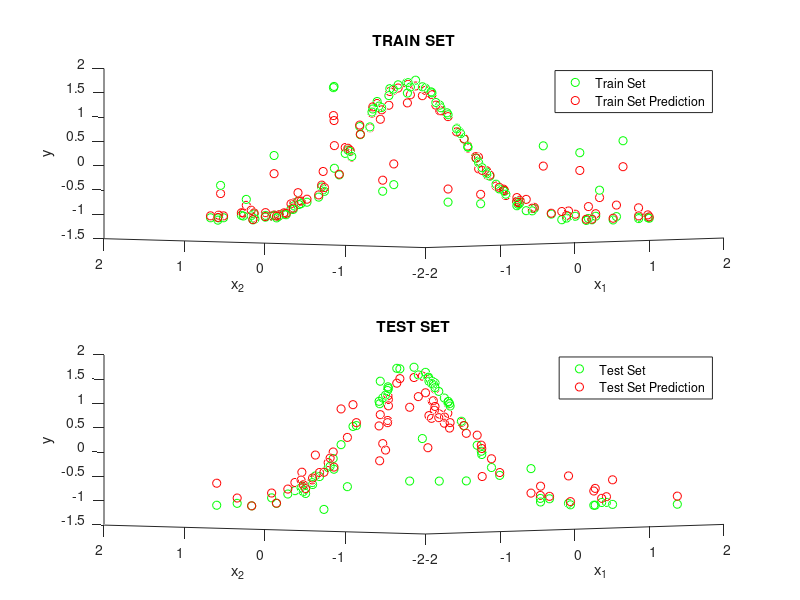

Write the MATLAB code that produced this figure.
% Gaussian Example
% Robert Kuramshin
clear all;clc;

data=zscore(csvread('gaussian_data.csv'));
x=data(:,1:end-1);
y=data(:,end);

N = length(y);

%random shuffle
shuffled_indexes = randperm(N);
x = x(shuffled_indexes,:);
y = y(shuffled_indexes,:);

%train split amount
t_split = 0.6;

%test/train split

N_train = (N*t_split);
N_test = N-N_train;

x_test = x(N_train+1:end,:);
x_train = x(1:N_train,:);

y_test = y(N_train+1:end,:);
y_train = y(1:N_train,:);


%gaussian
K_gauss=zeros(N_train,N_train);
for j=1:N_train
 for i=1:N_train
    K_gauss(i,j)=exp(-norm(x_train(j,:)-x_train(i,:)));
 end
end

y_predicted_sample=zeros(N_train,1);

lambda=0.1;

for i=1:N_train
    if mod(i,10) == 0
        fprintf('Training on Sample: %d of %d\n',i,N_train);
    end
    y_predicted_sample(i,1)= y_train'*((K_gauss+ lambda*eye(N_train))\K_gauss(i,:)');
end

in_sample_error = norm(y_predicted_sample-y_train)^2/N_train

figure
hs(1) = subplot(2,1,1);
%in sample
hold on

scatter3(hs(1),x_train(:,1),x_train(:,2),y_train,'g')
scatter3(hs(1),x_train(:,1),x_train(:,2),y_predicted_sample,'r')

title('TRAIN SET')
xlabel({'x_1'})
ylabel({'x_2'})
zlabel('y')
view([-47.1 4.4])
legend('Train Set','Train Set Prediction')

hold off

k=zeros(N_test,N_train);
for j=1:N_train
 for i=1:N_test
    k(i,j)=exp(-norm(x_train(j,:)-x_test(i,:)));
 end
end

y_predicted=zeros(N_test,1);

for i=1:N_test
    y_predicted(i,1)= y_train'*((K_gauss+ lambda*eye(N_train))\k(i,:)');
end

out_sample_error = norm(y_predicted-y_test)^2/N_test

hs(2) = subplot(2,1,2);
%out of sample
hold on

scatter3(hs(2),x_test(:,1),x_test(:,2),y_test,'g')
scatter3(hs(2),x_test(:,1),x_test(:,2),y_predicted,'r')

title('TEST SET')
xlabel({'x_1'})
ylabel({'x_2'})
zlabel('y')
view([-47.1 4.4])
legend('Test Set','Test Set Prediction')

hold off